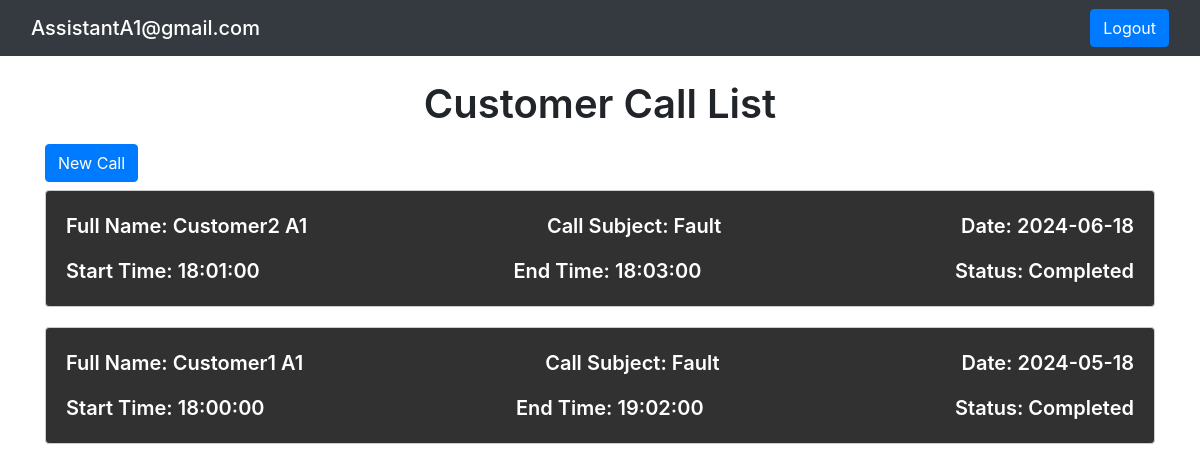
The app's page /callsList/callsList.php (signed in), older data.
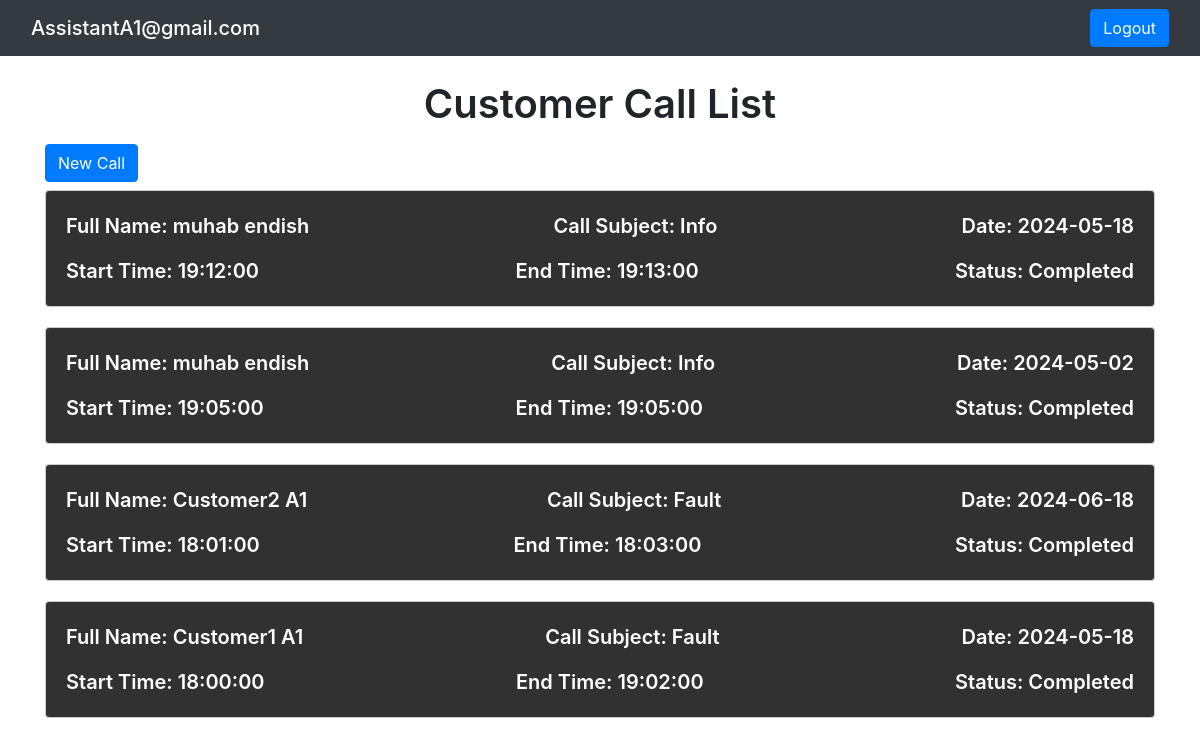
The same page, newer data.
### tables this page shows
CREATE TABLE `tbl_call` (
  `call_id` int(11) NOT NULL,
  `assistant_id` int(11) NOT NULL,
  `customer_id` int(11) NOT NULL,
  `call_status` varchar(50) NOT NULL,
  `call_startTime` time DEFAULT NULL,
  `call_finishTime` time DEFAULT NULL,
  `call_subject` varchar(50) NOT NULL,
  `call_date` date NOT NULL
);

CREATE TABLE `customer` (
  `customer_id` int(11) NOT NULL,
  `customer_fullName` varchar(50) NOT NULL
);

### callsList/callsList.php (the view, shortened to what this page needs)
<!DOCTYPE html>
<html lang="en">
<head>
    <link href="https://stackpath.bootstrapcdn.com/bootstrap/4.5.2/css/bootstrap.min.css" rel="stylesheet">
    <link rel="stylesheet" href="callsList.css">
</head>
<body>
<nav class="navbar bg-dark text-white">
  <div class="container-fluid">
    <span class="navbar-brand mb-0 h1">
        <?php
if(isset($_SESSION["email"]) && !empty($_SESSION["email"])) {
    echo $_SESSION["email"];
} else {
    header("Location: ../login/login.php");
    exit;
}
?>
</span>
<span><a class="btn btn-primary" href="../login/logout.php">Logout</a>
</span>
  </div>
</nav>
    <div class="container">
        <h1 class="mt-4 mb-3 text-center">Customer Call List</h1>
        <button class="btn btn-primary mb-2" id="newCallBtn">New Call</button>
        <div class="calls text-white">
            <?php
            include '../php/config.php';
$query = "SELECT c.customer_fullName, c.customer_id, tc.call_subject, tc.call_date, tc.call_startTime, tc.call_finishTime, tc.call_status
FROM tbl_call tc
LEFT JOIN customer c ON tc.customer_id = c.customer_id
JOIN assistant a ON tc.assistant_id = a.assistant_id
WHERE a.assistant_id = ?
ORDER BY tc.call_id DESC";
$stmt = mysqli_prepare($db, $query);
mysqli_stmt_bind_param($stmt, "i", $_SESSION["assistant_id"]);
mysqli_stmt_execute($stmt);
$result = mysqli_stmt_get_result($stmt);
            if ($result && mysqli_num_rows($result) > 0) {
                $rows = mysqli_fetch_all($result, MYSQLI_ASSOC);
                foreach ($rows as $row) {
            ?>
                <div class="call rounded">
                    <div class="row justify-content-between">
                        <p>Full Name: <?php echo $row['customer_fullName']; ?></p>
                        <p>Call Subject: <?php echo $row['call_subject']; ?></p>
                        <p>Date: <?php echo $row['call_date']; ?></p>
                    </div>
                    <div class="row m-0 justify-content-between">
                        <p>Start Time: <?php echo $row['call_startTime']; ?></p>
                        <p>End Time: <?php echo $row['call_finishTime']; ?></p>
                        <p>Status: <?php echo $row['call_status']; ?></p>
                    </div>
                </div>
            <?php
                }
            } else {
                echo "<p class='text-dark'>No calls found.</p>";
            }
            ?>
        </div>
    </div>
</body>
</html>

### callsList/callsList.css (style rules this page uses)
h1 { font-weight: 600 !important; }
.call { margin-bottom: 20px; border: 1px solid #ccc; padding: 20px; background-color: #313131; }
.call .row { margin: 0 0 15px; }
.call p { font-size: 20px; margin: 0; font-weight: 600; }

Row changes from the older to the newer data that the page shows:
added tbl_call: customer.customer_fullName "muhab endish", call_subject "Info", call_date "2024-05-18", call_startTime "19:12:00", call_finishTime "19:13:00", call_status "Completed"
added tbl_call: customer.customer_fullName "muhab endish", call_subject "Info", call_date "2024-05-02", call_startTime "19:05:00", call_finishTime "19:05:00", call_status "Completed"
